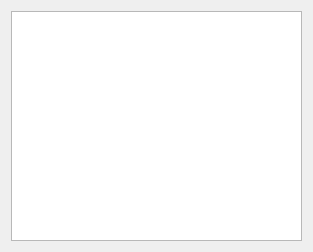
<?xml version="1.0" encoding="UTF-8"?>
<ui version="4.0">
 <class>Widget</class>
 <widget class="QWidget" name="Widget">
  <property name="geometry">
   <rect>
    <x>0</x>
    <y>0</y>
    <width>313</width>
    <height>252</height>
   </rect>
  </property>
  <property name="windowTitle">
   <string>Widget</string>
  </property>
  <layout class="QVBoxLayout" name="verticalLayout">
   <item>
    <widget class="QTableView" name="tableView"/>
   </item>
  </layout>
 </widget>
 <layoutdefault spacing="6" margin="11"/>
 <resources/>
 <connections/>
</ui>
